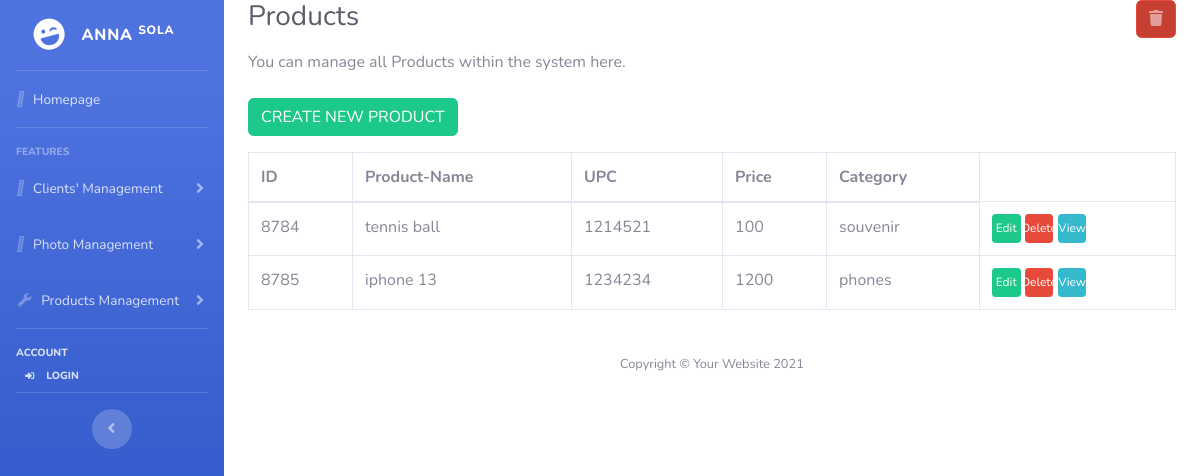
The app's page /product.php (signed in) with its own data.
### tables this page shows
CREATE TABLE `products` (
                            `id` int(10) NOT NULL,
                            `product_name` varchar(100) NOT NULL,
                            `product_upc` int(10) NOT NULL,
                            `product_price` int(100) NOT NULL,
                            `product_category` varchar(100) NOT NULL
);

### product.php (the view, shortened to what this page needs)
<?php
$PAGE_ID = "products";
require('header.php');
?>
<div class="container-fluid">
    <h1 class="h3 mb-2 text-gray-800 pb-2">
        <span>Products</span>
        <a href="#" class="btn btn-danger btn-icon-split float-right" id="delete-selected-products">
                    <span class="icon text-white-50">
                      <i class="fas fa-trash"></i>
                    </span>
        </a>
    </h1>
    <p class="mb-4">You can manage all Products within the system here.</p>
    <div class="table-responsive">
        <?php $product_stmt = $pdo->prepare("SELECT * FROM `products`");
        if ($product_stmt->execute() && $product_stmt->rowCount() > 0): ?>
            <form method="post" action="product_delete.php" id="delete-products">
                <table class="table table-bordered" width="100%" cellspacing="0">
                    <div>
                        <p class="yes" >
                            <a href="product_insert.php" type="button" class="btn btn-success" name="insert">CREATE NEW PRODUCT </a>
                        </p>
                    </div>
                    <thead>
                    <tr>
                        <th scope="col" >ID</th>
                        <th scope="col" >Product-Name</th>
                        <th scope="col" >UPC</th>
                        <th scope="col" >Price</th>
                        <th scope="col" >Category</th>
                    </tr>
                    </thead>
                    <tbody>
                    <?php while ($products = $product_stmt->fetchObject()): ?>
                        <tr>
                            <td><?= $products->id?></td>
                            <td><?= $products->product_name ?></td>
                            <td><?= $products->product_upc ?></td>
                            <td><?= $products->product_price ?></td>
                            <td><?= $products->product_category ?></td>
                            <td class="table-cell-center">
                                <a class="btn btn-success btn-circle btn-sm button-delete-product" href="product_edit.php?id=<?= $products->id ?>" >Edit</a>
                                <a class="btn btn-danger btn-circle btn-sm button-delete-product" href="product_delete.php?id=<?= $products->id ?>" >Delete</a>
                                <a class="btn btn-info btn-circle btn-sm button-delete-product" href="product_view.php?id=<?= $products->id ?>" >View</a>
                            </td>
                        </tr>
                    <?php endwhile; ?>
                    </tbody>
                </table>
            </form>
        <?php else: ?>
            <p class="mb-4">There's no product in the database. </p>
        <?php endif; ?>
    </div>
    <?php require('footer.php'); ?>
</div>

### header.php (shortened to what this page needs)
<?php
require('connection/connection.php');
?>
<!DOCTYPE html>
<html lang="en">
<head>
    <link href="Dash/startbootstrap-sb-admin-2-gh-pages/vendor/fontawesome-free/css/all.min.css" rel="stylesheet" type="text/css">
    <link href="Dash/startbootstrap-sb-admin-2-gh-pages/css/sb-admin-2.css" rel="stylesheet">
</head>
<body id="page-top">
<div id="wrapper">
    <ul class="navbar-nav bg-gradient-primary sidebar sidebar-dark accordion" id="accordionSidebar">
        <a class="sidebar-brand d-flex align-items-center justify-content-center" href="header.php">
            <div class="sidebar-brand-icon rotate-n-15">
                <i class="fas fa-laugh-wink"></i>
            </div>
            <div class="sidebar-brand-text mx-3">Anna <sup> Sola</sup></div>
        </a>
        <hr class="sidebar-divider my-0">
        <li class="nav-item<?= ($PAGE_ID == 'home') ? ' active' : '' ?>">
            <a class="nav-link" href="index.php">
                <i class="fa-address-book"></i>
                <span>Homepage</span></a>
        </li>
        <hr class="sidebar-divider">
        <div class="sidebar-heading">
            FEATURES
        </div>
        <li class="nav-item" >
            <a class="nav-link collapsed" href="client.php" data-toggle="collapse" data-target="#collapseTwo"
               aria-expanded="true" aria-controls="collapseTwo">
                <i class="fa-id-badge"></i>
                <span>Clients' Management </span>
            </a>
        </li>
        <li class="nav-item <?= ($PAGE_ID == 'photo') ? ' active' : '' ?>">
            <a class="nav-link collapsed" href="#" data-toggle="collapse" data-target="#collapseUtilities"
               aria-expanded="true" aria-controls="collapseUtilities">
                <i class="fa-building"></i>
                <span>Photo Management</span>
            </a>
        </li>
        <li class="nav-item">
            <a class="nav-link collapsed" href="#" data-toggle="collapse" data-target="#collapseUtilities1"
               aria-expanded="true" aria-controls="collapseUtilities1">
                <i class="fas fa-fw fa-wrench"></i>
                <span>Products Management</span>
            </a>
        </li>
        <hr class="sidebar-divider">
        <div class="sidebar-heading" style=" color: rgba(255, 255, 255, 0.8);">
            Account
        <?php if (empty($PAGE_USERNAME)): ?>
            <li class="nav-link2" style=" color: rgba(255, 255, 255, 0.8);">
                <a  style=" color: rgba(255, 255, 255, 0.8);" class="nav-link" href="login.php">
                    <i style=" color: rgba(255, 255, 255, 0.8);" class="fas fa-sign-in-alt fa-sm fa-fw mr-2 text-white-50-800"></i> Login
                </a>
            </li>
        <?php endif; ?>
        </div>
        <hr class="sidebar-divider d-none d-md-block">
        <div class="text-center d-none d-md-inline">
            <button class="rounded-circle border-0" id="sidebarToggle"></button>
        </div>
    </ul>
</body>
</html>

### footer.php
<footer class="sticky-footer bg-white">
    <div class="container my-auto">
        <div class="copyright text-center my-auto">
            <span>Copyright &copy; Your Website 2021</span>
        </div>
    </div>
</footer>

### records on screen
products: id "8784", product_name "tennis ball", product_upc "1214521", product_price "100", product_category "souvenir"
products: id "8785", product_name "iphone 13", product_upc "1234234", product_price "1200", product_category "phones"
